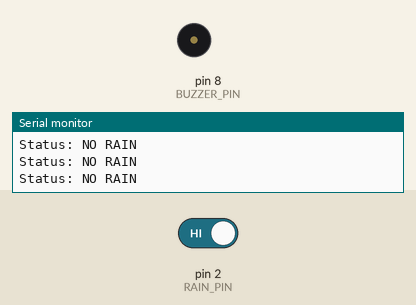
The sketch below on a simulated Arduino Uno, built with avr-gcc and run on an emulated ATmega328P. Shown: buzzer (waves = sounding, pin HIGH), the last lines printed to the serial monitor. Inputs (shaded band) come from the test bench; at power-on: pin 2 (RAIN_PIN) HIGH.

Above: at 1.4 s.
1.5 s: pin 2 (RAIN_PIN) driven LOW
At 1.6 s:
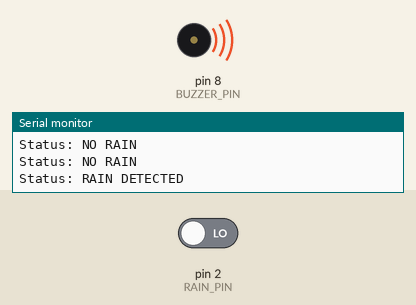
4.5 s: pin 2 (RAIN_PIN) driven HIGH
At 5.9 s:
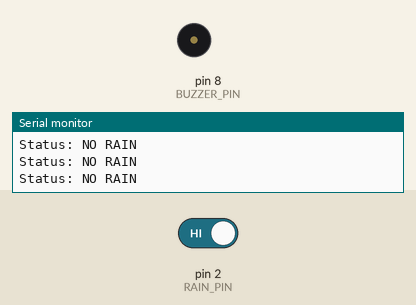
Timing chart, 0 to 7.5 s (numbered marks = the images above; inputs shaded):
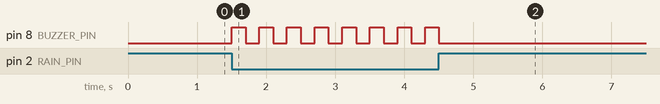

Measured:
- after the input at 1.5 s, pin 8 (BUZZER_PIN): alternates HIGH for 0.20 s and LOW for 0.20 s, starting at once
- after the input at 4.5 s, pin 8 (BUZZER_PIN): goes on until 4.5 s, then stays LOW

The sketch:

Arduino_Rain_Sensor_with_Buzzer_Alert.ino
```cpp
/*
========================================================
 Arduino Rain Sensor with Buzzer Alert
========================================================

Description:
A simple Arduino project to detect rain using a rain sensor module.
When water is detected, the buzzer will sound as an alert.
When dry, the buzzer remains off.

========================================================
Components:
- Arduino UNO / Nano
- Rain Sensor Module (YL-83 / FC-37)
- Active Buzzer
- Jumper Wires

========================================================
Wiring:

Rain Sensor:
- VCC -> 5V
- GND -> GND
- DO  -> D2

Buzzer:
- (+) -> D8
- (-) -> GND

========================================================
Notes:
- Typically:
  LOW  = Rain detected
  HIGH = No rain
- Logic may vary depending on module adjustment
========================================================
*/

#define RAIN_PIN 2
#define BUZZER_PIN 8

void setup() {
  pinMode(RAIN_PIN, INPUT);
  pinMode(BUZZER_PIN, OUTPUT);

  Serial.begin(9600);
  Serial.println("Rain Sensor System Ready");
}

void loop() {
  int rainState = digitalRead(RAIN_PIN);

  if (rainState == LOW) {
    // Rain detected
    Serial.println("Status: RAIN DETECTED");

    // Buzzer beep pattern
    digitalWrite(BUZZER_PIN, HIGH);
    delay(200);
    digitalWrite(BUZZER_PIN, LOW);
    delay(200);

  } else {
    // No rain
    Serial.println("Status: NO RAIN");

    digitalWrite(BUZZER_PIN, LOW);
    delay(300);
  }
}
```
